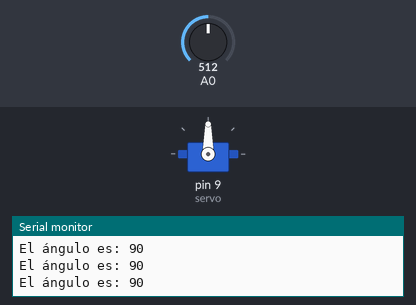
A sketch run on a simulated Arduino Uno, built with avr-gcc and run on an emulated ATmega328P. Parts: servo, the last lines printed to the serial monitor. The test bench sets the inputs (shaded band); at power-on: A0 = 512.

Above: at 1.3 s.
1.4 s: A0 set to 716
At 2.4 s:
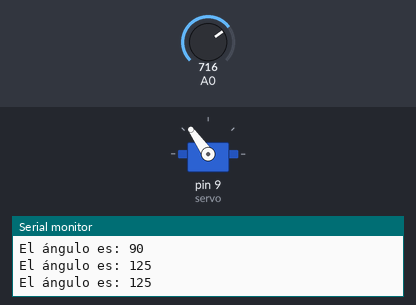
3.0 s: A0 set to 900
At 3.5 s:
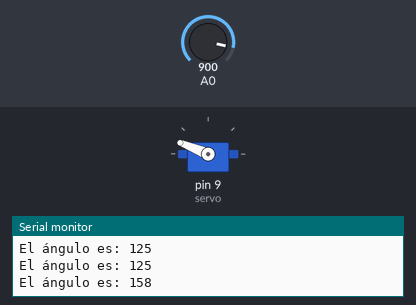
4.5 s: A0 set to 1023
At 5.7 s:
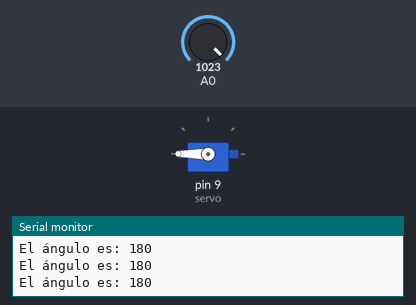
6.0 s: A0 set to 306
At 7.1 s:
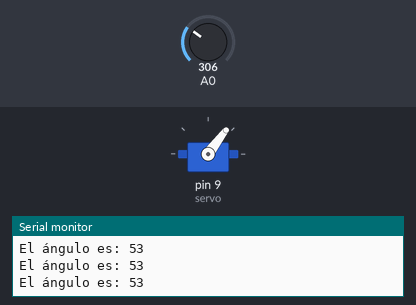
7.5 s: A0 set to 122
At 8.3 s:
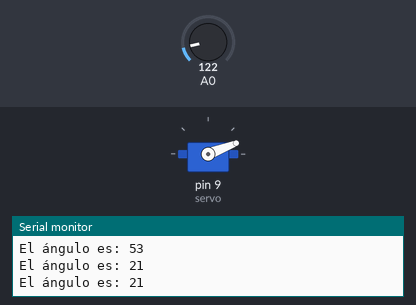
9.0 s: A0 set to 0
At 9.5 s:
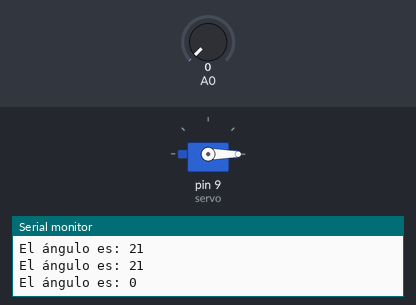
Timing chart, 0 to 11.5 s (numbered marks = the images above; inputs shaded):
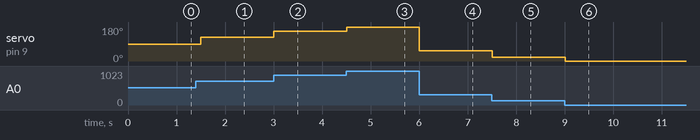

The sketch:

Servomotor.ino
```cpp
#include <Servo.h>
int servo=9;

// Crear nuestro servo
Servo myservo;
void setup(){
  //Inicializar nuestro pin como servo
  myservo.attach(servo);
  Serial.begin(9600);
}

void loop(){
  //Leemos el valor del potenciometro 0-1023
  int adc=analogRead(A0);

  //Ángulo que recorre el servomotor es desde 0-180
  int angulo=map(adc,0,1023,0,180);

  //Ponemos nuestro servo en el ángulo dado
  myservo.write(angulo);

  //Vamos a imprimir en nuestro Serial
  Serial.print("El ángulo es: ");
  Serial.println(angulo);

  //Retraso para poder leer bien
  delay(500);
}
```

Measured:
- after the input at 1.4 s, servo on pin 9 (servo): 90° → 125° after 0.10 s
- after the input at 3.0 s, servo on pin 9 (servo): 125° → 158° at once
- after the input at 4.5 s, servo on pin 9 (servo): 158° → 180° at once
- after the input at 6.0 s, servo on pin 9 (servo): 180° → 53° at once
- after the input at 7.5 s, servo on pin 9 (servo): 53° → 21° at once
- after the input at 9.0 s, servo on pin 9 (servo): 21° → 0° at once
